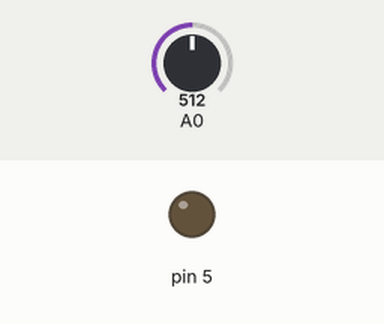
A sketch run on a simulated Arduino Uno, built with avr-gcc and run on an emulated ATmega328P. Parts: output pins drawn as LEDs (lit = HIGH). Inputs (shaded band) come from the test bench; at power-on: A0 = 512.

Above: at 1.2 s.
1.3 s: A0 set to 716
At 2.1 s:
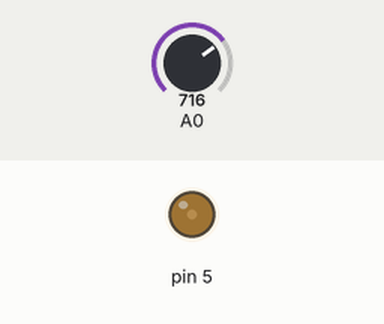
2.8 s: A0 set to 511
At 3.3 s:
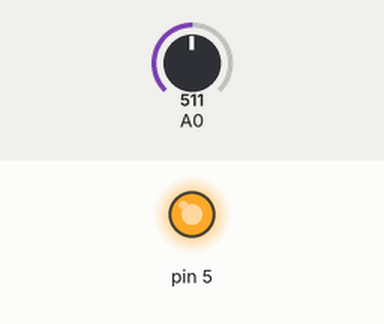
Timing chart, 0 to 5.8 s (numbered marks = the images above; inputs shaded):
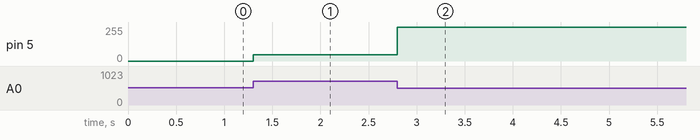

Measured:
- after the input at 1.3 s, pin 5: 0/255 → 48/255 at once
- after the input at 2.8 s, pin 5: 48/255 → 252/255 at once

The sketch:

code.ino
```cpp
void setup() {
  pinMode(5,1);
  TCCR0B&=~(1<<CS01);
  ADCSRA&=~(1<<ADPS1);
  ADCSRA&=~(1<<ADPS0);
}

void loop() {
  int val = analogRead(0);
  val = val<<2;
  analogWrite(5, val);
}
```
